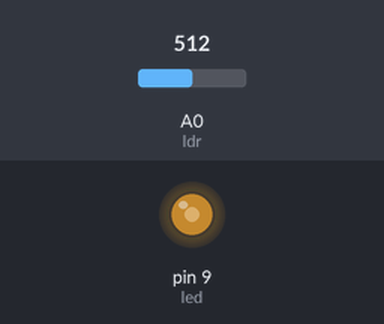
The sketch below on a simulated Arduino Uno, built with avr-gcc and run on an emulated ATmega328P. Parts: output pins drawn as LEDs (lit = HIGH). Inputs (shaded band) come from the test bench; at power-on: A0 (ldr) = 512.

Above: at 1.2 s.
1.3 s: A0 (ldr) set to 716
At 2.1 s:
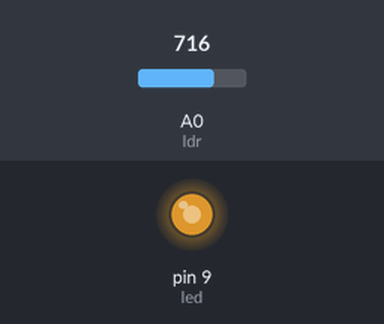
2.8 s: A0 (ldr) set to 900
At 3.3 s:
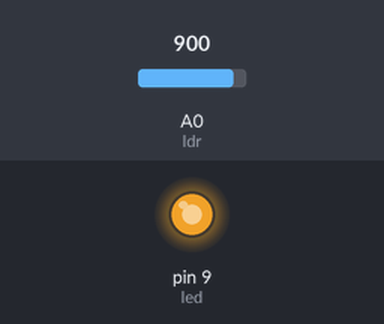
4.3 s: A0 (ldr) set to 122
At 5.5 s:
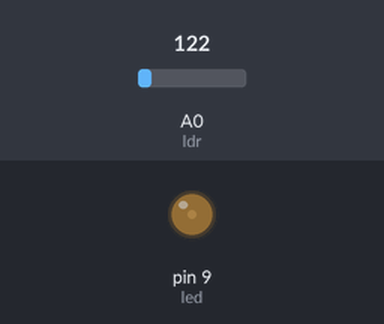
5.8 s: A0 (ldr) set to 0
At 7.0 s:
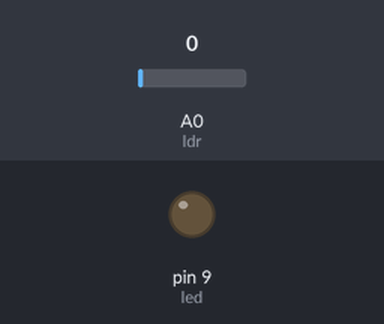
7.3 s: A0 (ldr) set to 511
At 8.2 s:
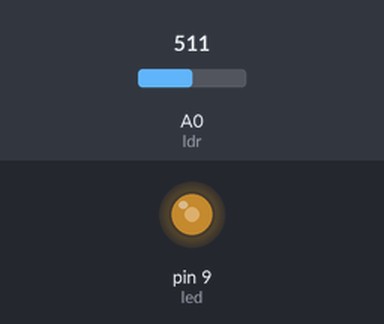
Timing chart, 0 to 9.8 s (numbered marks = the images above; inputs shaded):
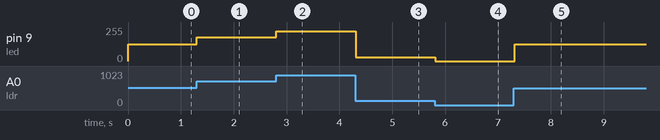

The sketch:

Standalone.ino
```cpp
/*

        O objetivo deste programa é criar uma aplicação para o projeto exemplo do Arduíno Standalone. O Arduíno Standalone é um projeto que utiliza um ATMega328p com seu
    circuito mínimo numa protoboard ou em uma PCB prórpia. Assim, pode-se profissionalizar circuios e projetos com o Arduíno. O projeto exemplo será a leitura ADC de um
    circuito divisor de tensão que possui um LDR, que varia sua resistência de acordo com a luminosidade ambiente. Assim, de acordo com a leitura, será controlado o brilho
    de um led, através de um PWM.

        Na prática o circuito funcionou como esperado.

*/

// Mapeamento de hardware
#define ldr A0
#define led 9

// Variáveis auxiliares
int leitura = 0;

void setup() {

    pinMode(ldr, INPUT);
    pinMode(led, OUTPUT);
} // end void setup

void loop() {

    leitura = analogRead(ldr);

    leitura = map(leitura, 0, 1023, 0, 255);

    analogWrite(led, leitura);

    delay(100);
} // end void loop
```

Measured:
- after the input at 1.3 s, pin 9 (led): 127/255 → 178/255 at once
- after the input at 2.8 s, pin 9 (led): 178/255 → 224/255 at once
- after the input at 4.3 s, pin 9 (led): 224/255 → 30/255 at once
- after the input at 5.8 s, pin 9 (led): 30/255 → 0/255 at once
- after the input at 7.3 s, pin 9 (led): 0/255 → 127/255 at once
